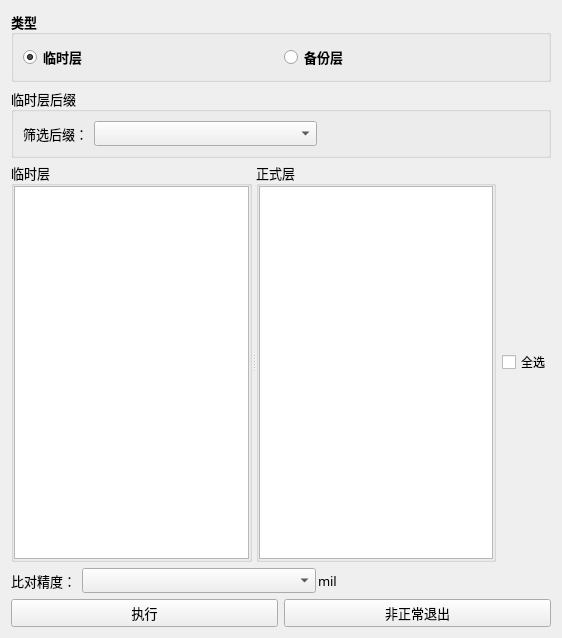
<?xml version="1.0" encoding="UTF-8"?>
<ui version="4.0">
 <class>Form</class>
 <widget class="QWidget" name="Form">
  <property name="geometry">
   <rect>
    <x>0</x>
    <y>0</y>
    <width>562</width>
    <height>624</height>
   </rect>
  </property>
  <property name="font">
   <font>
    <family>微软雅黑</family>
    <pointsize>10</pointsize>
   </font>
  </property>
  <property name="windowTitle">
   <string>临时层/备份层比对</string>
  </property>
  <layout class="QVBoxLayout" name="verticalLayout_7" stretch="0,0,0,0">
   <item>
    <widget class="QGroupBox" name="groupBox_7">
     <property name="font">
      <font>
       <family>微软雅黑</family>
       <pointsize>10</pointsize>
       <weight>75</weight>
       <bold>true</bold>
      </font>
     </property>
     <property name="title">
      <string>类型</string>
     </property>
     <layout class="QHBoxLayout" name="horizontalLayout_8">
      <item>
       <widget class="QRadioButton" name="radioButton">
        <property name="cursor">
         <cursorShape>PointingHandCursor</cursorShape>
        </property>
        <property name="text">
         <string>临时层</string>
        </property>
        <property name="checked">
         <bool>true</bool>
        </property>
       </widget>
      </item>
      <item>
       <widget class="QRadioButton" name="radioButton_2">
        <property name="cursor">
         <cursorShape>PointingHandCursor</cursorShape>
        </property>
        <property name="text">
         <string>备份层</string>
        </property>
       </widget>
      </item>
     </layout>
    </widget>
   </item>
   <item>
    <widget class="QStackedWidget" name="stackedWidget">
     <property name="currentIndex">
      <number>0</number>
     </property>
     <widget class="QWidget" name="page">
      <layout class="QVBoxLayout" name="verticalLayout_5" stretch="0,1">
       <property name="spacing">
        <number>4</number>
       </property>
       <property name="leftMargin">
        <number>0</number>
       </property>
       <property name="topMargin">
        <number>0</number>
       </property>
       <property name="rightMargin">
        <number>0</number>
       </property>
       <property name="bottomMargin">
        <number>0</number>
       </property>
       <item>
        <layout class="QHBoxLayout" name="horizontalLayout">
         <item>
          <widget class="QGroupBox" name="groupBox">
           <property name="font">
            <font>
             <family>微软雅黑</family>
             <pointsize>10</pointsize>
             <weight>50</weight>
             <bold>false</bold>
            </font>
           </property>
           <property name="title">
            <string>临时层后缀</string>
           </property>
           <layout class="QHBoxLayout" name="horizontalLayout_2" stretch="0,1,1">
            <item>
             <widget class="QLabel" name="label_3">
              <property name="font">
               <font>
                <family>微软雅黑</family>
                <pointsize>10</pointsize>
                <weight>50</weight>
                <bold>false</bold>
               </font>
              </property>
              <property name="text">
               <string>筛选后缀：</string>
              </property>
             </widget>
            </item>
            <item>
             <widget class="QComboBox" name="comboBox_temp">
              <property name="font">
               <font>
                <family>微软雅黑</family>
                <pointsize>9</pointsize>
                <weight>50</weight>
                <bold>false</bold>
               </font>
              </property>
             </widget>
            </item>
            <item>
             <spacer name="horizontalSpacer">
              <property name="orientation">
               <enum>Qt::Horizontal</enum>
              </property>
              <property name="sizeHint" stdset="0">
               <size>
                <width>40</width>
                <height>20</height>
               </size>
              </property>
             </spacer>
            </item>
           </layout>
          </widget>
         </item>
        </layout>
       </item>
       <item>
        <layout class="QHBoxLayout" name="horizontalLayout_6">
         <property name="spacing">
          <number>6</number>
         </property>
         <item>
          <widget class="QSplitter" name="splitter">
           <property name="orientation">
            <enum>Qt::Horizontal</enum>
           </property>
           <property name="opaqueResize">
            <bool>true</bool>
           </property>
           <property name="childrenCollapsible">
            <bool>false</bool>
           </property>
           <widget class="QGroupBox" name="groupBox_2">
            <property name="minimumSize">
             <size>
              <width>0</width>
              <height>400</height>
             </size>
            </property>
            <property name="title">
             <string>临时层</string>
            </property>
            <layout class="QVBoxLayout" name="verticalLayout">
             <property name="leftMargin">
              <number>0</number>
             </property>
             <property name="topMargin">
              <number>0</number>
             </property>
             <property name="rightMargin">
              <number>0</number>
             </property>
             <property name="bottomMargin">
              <number>0</number>
             </property>
             <item>
              <widget class="QListWidget" name="listWidget">
               <property name="cursor" stdset="0">
                <cursorShape>PointingHandCursor</cursorShape>
               </property>
              </widget>
             </item>
            </layout>
           </widget>
           <widget class="QGroupBox" name="groupBox_3">
            <property name="title">
             <string>正式层</string>
            </property>
            <layout class="QVBoxLayout" name="verticalLayout_2">
             <property name="leftMargin">
              <number>0</number>
             </property>
             <property name="topMargin">
              <number>0</number>
             </property>
             <property name="rightMargin">
              <number>0</number>
             </property>
             <property name="bottomMargin">
              <number>0</number>
             </property>
             <item>
              <widget class="QTableWidget" name="tableWidget"/>
             </item>
            </layout>
           </widget>
          </widget>
         </item>
         <item>
          <widget class="QCheckBox" name="checkBox_all">
           <property name="font">
            <font>
             <family>微软雅黑</family>
             <pointsize>9</pointsize>
            </font>
           </property>
           <property name="cursor">
            <cursorShape>PointingHandCursor</cursorShape>
           </property>
           <property name="text">
            <string>全选</string>
           </property>
          </widget>
         </item>
        </layout>
       </item>
      </layout>
     </widget>
     <widget class="QWidget" name="page_2">
      <layout class="QVBoxLayout" name="verticalLayout_6" stretch="0,1">
       <property name="spacing">
        <number>4</number>
       </property>
       <property name="leftMargin">
        <number>0</number>
       </property>
       <property name="topMargin">
        <number>0</number>
       </property>
       <property name="rightMargin">
        <number>0</number>
       </property>
       <property name="bottomMargin">
        <number>0</number>
       </property>
       <item>
        <layout class="QHBoxLayout" name="horizontalLayout_9">
         <item>
          <widget class="QGroupBox" name="groupBox_6">
           <property name="font">
            <font>
             <family>微软雅黑</family>
             <pointsize>10</pointsize>
             <weight>50</weight>
             <bold>false</bold>
            </font>
           </property>
           <property name="title">
            <string>备份层后缀</string>
           </property>
           <layout class="QHBoxLayout" name="horizontalLayout_10" stretch="0,1,1">
            <item>
             <widget class="QLabel" name="label_4">
              <property name="font">
               <font>
                <family>微软雅黑</family>
                <pointsize>10</pointsize>
                <weight>50</weight>
                <bold>false</bold>
               </font>
              </property>
              <property name="text">
               <string>筛选后缀：</string>
              </property>
             </widget>
            </item>
            <item>
             <widget class="QComboBox" name="comboBox_temp_2">
              <property name="font">
               <font>
                <family>微软雅黑</family>
                <pointsize>9</pointsize>
                <weight>50</weight>
                <bold>false</bold>
               </font>
              </property>
             </widget>
            </item>
            <item>
             <spacer name="horizontalSpacer_2">
              <property name="orientation">
               <enum>Qt::Horizontal</enum>
              </property>
              <property name="sizeHint" stdset="0">
               <size>
                <width>40</width>
                <height>20</height>
               </size>
              </property>
             </spacer>
            </item>
           </layout>
          </widget>
         </item>
        </layout>
       </item>
       <item>
        <layout class="QHBoxLayout" name="horizontalLayout_7">
         <property name="spacing">
          <number>6</number>
         </property>
         <item>
          <widget class="QSplitter" name="splitter_2">
           <property name="orientation">
            <enum>Qt::Horizontal</enum>
           </property>
           <property name="opaqueResize">
            <bool>true</bool>
           </property>
           <property name="childrenCollapsible">
            <bool>false</bool>
           </property>
           <widget class="QGroupBox" name="groupBox_4">
            <property name="minimumSize">
             <size>
              <width>0</width>
              <height>400</height>
             </size>
            </property>
            <property name="title">
             <string>备份层</string>
            </property>
            <layout class="QVBoxLayout" name="verticalLayout_3">
             <property name="leftMargin">
              <number>0</number>
             </property>
             <property name="topMargin">
              <number>0</number>
             </property>
             <property name="rightMargin">
              <number>0</number>
             </property>
             <property name="bottomMargin">
              <number>0</number>
             </property>
             <item>
              <widget class="QListWidget" name="listWidget_2">
               <property name="cursor" stdset="0">
                <cursorShape>PointingHandCursor</cursorShape>
               </property>
              </widget>
             </item>
            </layout>
           </widget>
           <widget class="QGroupBox" name="groupBox_5">
            <property name="title">
             <string>正式层</string>
            </property>
            <layout class="QVBoxLayout" name="verticalLayout_4">
             <property name="leftMargin">
              <number>0</number>
             </property>
             <property name="topMargin">
              <number>0</number>
             </property>
             <property name="rightMargin">
              <number>0</number>
             </property>
             <property name="bottomMargin">
              <number>0</number>
             </property>
             <item>
              <widget class="QTableWidget" name="tableWidget_2"/>
             </item>
            </layout>
           </widget>
          </widget>
         </item>
         <item>
          <widget class="QCheckBox" name="checkBox_all_2">
           <property name="font">
            <font>
             <family>微软雅黑</family>
             <pointsize>9</pointsize>
            </font>
           </property>
           <property name="cursor">
            <cursorShape>PointingHandCursor</cursorShape>
           </property>
           <property name="text">
            <string>全选</string>
           </property>
          </widget>
         </item>
        </layout>
       </item>
      </layout>
     </widget>
    </widget>
   </item>
   <item>
    <layout class="QHBoxLayout" name="horizontalLayout_4" stretch="0,1">
     <item>
      <widget class="QLabel" name="label">
       <property name="text">
        <string>比对精度：</string>
       </property>
      </widget>
     </item>
     <item>
      <layout class="QHBoxLayout" name="horizontalLayout_3" stretch="0,0">
       <property name="spacing">
        <number>2</number>
       </property>
       <item>
        <widget class="QComboBox" name="comboBox_resolution">
         <property name="font">
          <font>
           <family>微软雅黑</family>
           <pointsize>9</pointsize>
          </font>
         </property>
        </widget>
       </item>
       <item>
        <widget class="QLabel" name="label_2">
         <property name="text">
          <string>mil</string>
         </property>
        </widget>
       </item>
      </layout>
     </item>
    </layout>
   </item>
   <item>
    <layout class="QHBoxLayout" name="horizontalLayout_5">
     <item>
      <widget class="QPushButton" name="pushButton_exec">
       <property name="cursor">
        <cursorShape>PointingHandCursor</cursorShape>
       </property>
       <property name="text">
        <string>执行</string>
       </property>
      </widget>
     </item>
     <item>
      <widget class="QPushButton" name="pushButton_exit">
       <property name="cursor">
        <cursorShape>PointingHandCursor</cursorShape>
       </property>
       <property name="text">
        <string>非正常退出</string>
       </property>
      </widget>
     </item>
    </layout>
   </item>
  </layout>
 </widget>
 <resources/>
 <connections/>
</ui>
